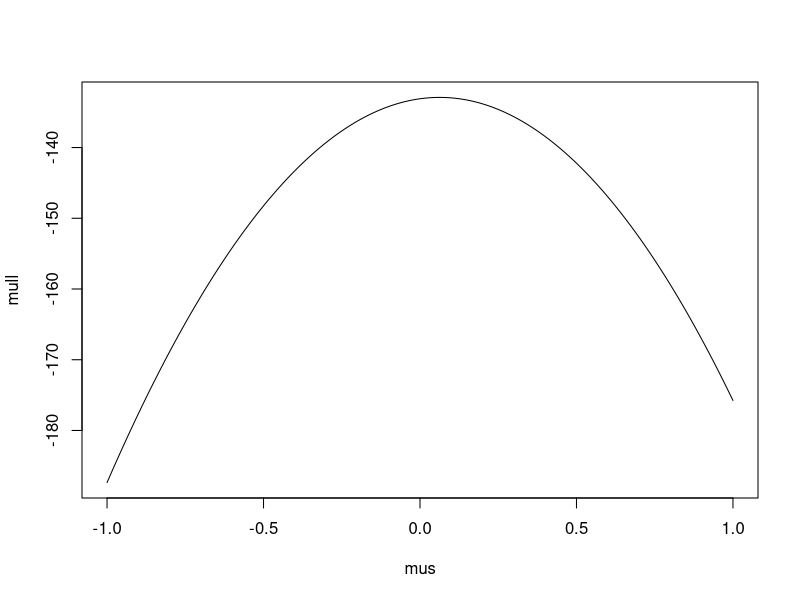
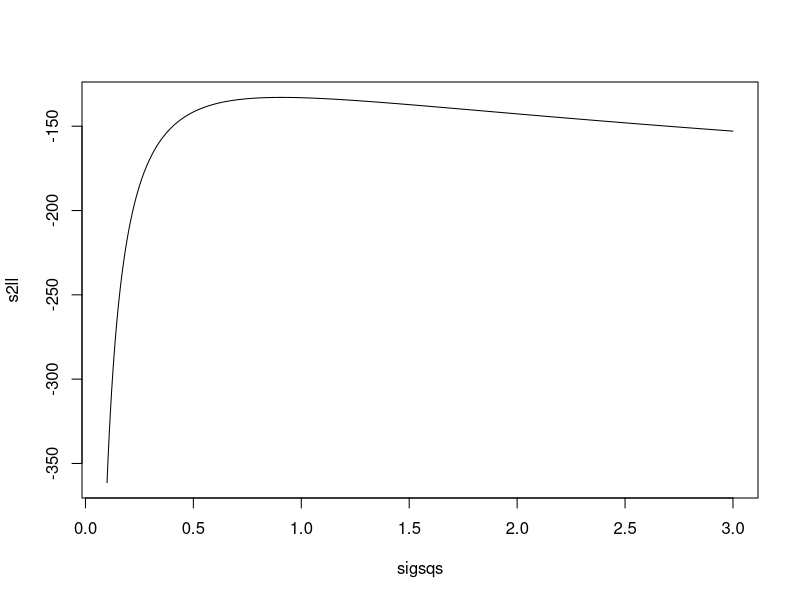
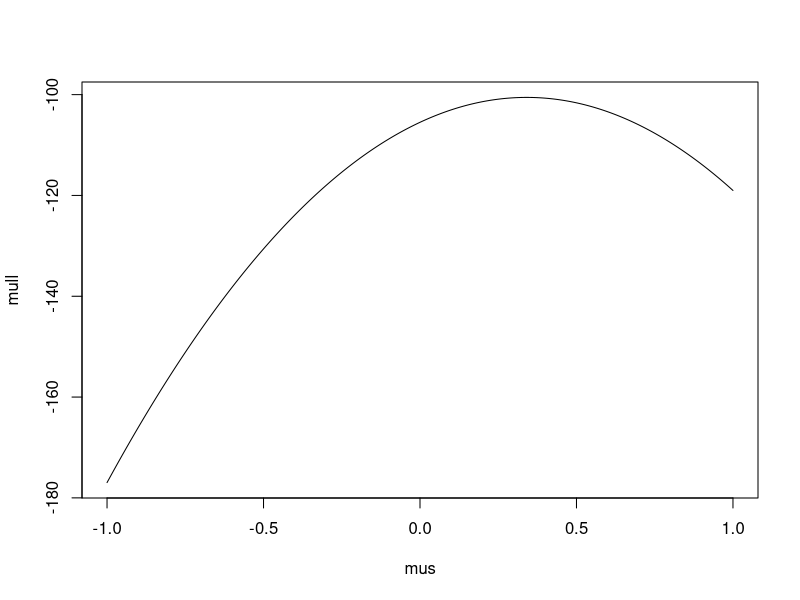
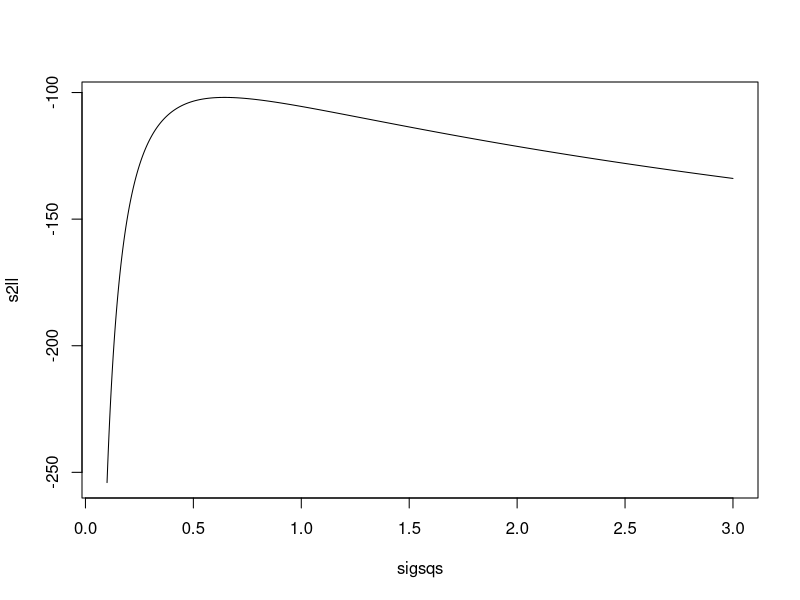
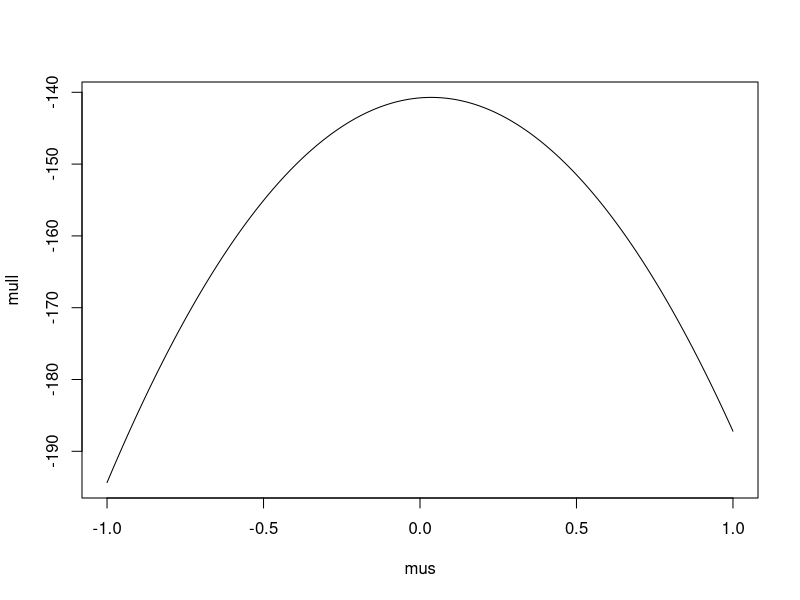
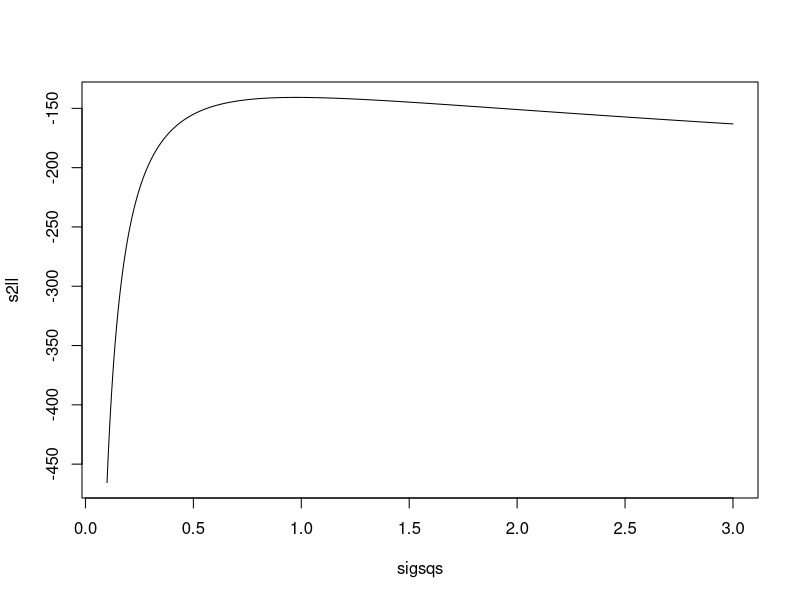
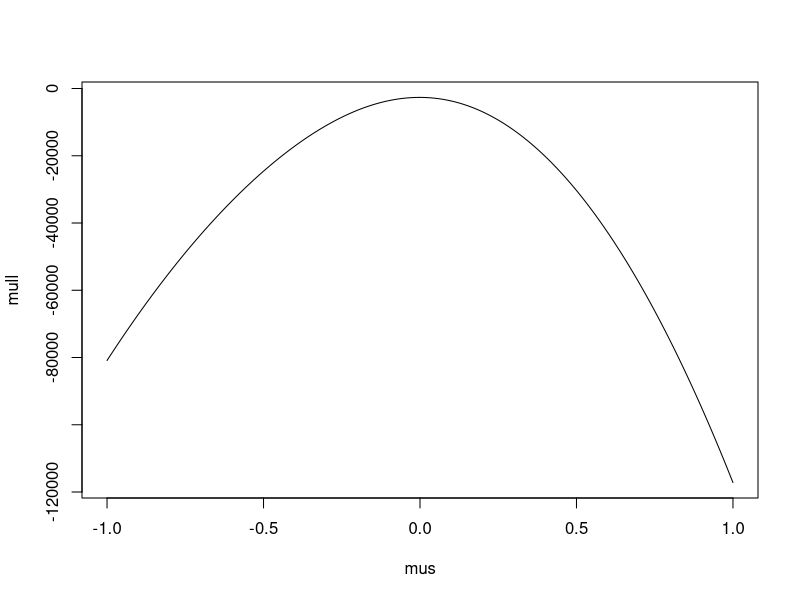
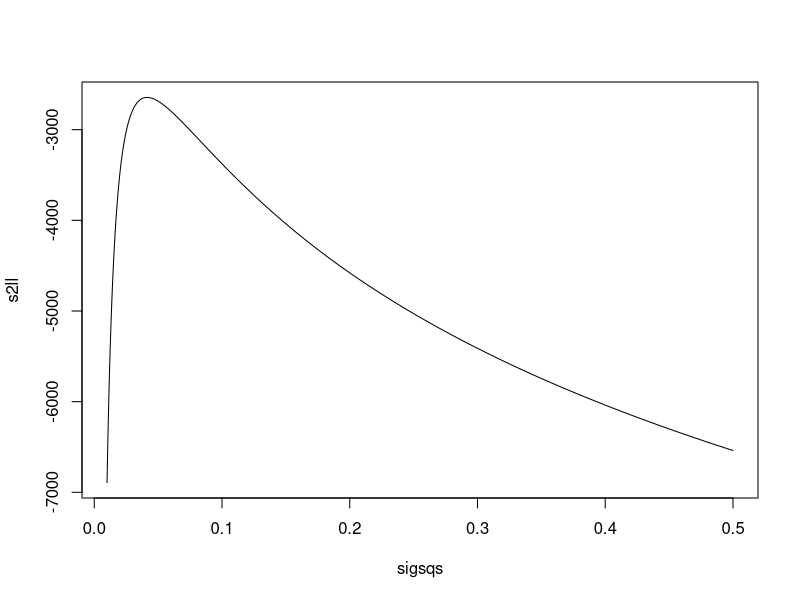

R code for these plots, in order:
## ---- chunk 1
set.seed(23)
ysim = exp(rnorm(100))
centhresh = exp(-1)
## ---- chunk 2
llik = function(mu, sigsq, data, threshold) {
  ldat = log(data)
  cen = data < threshold
#   trm1 = - sum(!cen) / 2 * log(sigsq * 2 * pi)
#   trm2 = - 1 / (2 * sigsq) * sum((ldat[!cen] - mu)^2)
#   trm3 = sum(cen) * log(pnorm((log(threshold) - mu) / sqrt(sigsq)))
#   ll = trm1 + trm2 + trm3
#   ll
  lls1 = dnorm(ldat[!cen], mean = mu, sd = sqrt(sigsq), log = TRUE)
  lls2 = sum(cen) * pnorm(log(threshold), mean = mu, sd = sqrt(sigsq), log.p = TRUE)
  ll = sum(c(lls1, lls2))
  ll
}

## ---- chunk 3
mus = seq(-1, 1, length.out = 1000)
sigsqs = seq(0.1, 3, length.out = 1000)

mull = sapply(mus, llik, sigsq = 1, data = ysim, threshold = centhresh)
plot(mus, mull, type = "l")

s2ll = sapply(sigsqs, llik, mu = 0, data = ysim, threshold = centhresh)
plot(sigsqs, s2ll, type = "l")

(muhat1 = mus[which.max(mull)])
(s2hat1 = sigsqs[which.max(s2ll)])
## ---- chunk 4
mull = sapply(mus, llik, sigsq = 1, data = ysim[ysim > centhresh], 
              threshold = centhresh)
plot(mus, mull, type = "l")

s2ll = sapply(sigsqs, llik, mu = 0, data = ysim[ysim > centhresh], 
              threshold = centhresh)
plot(sigsqs, s2ll, type = "l")

(muhat2 = mus[which.max(mull)])
(s2hat2 = sigsqs[which.max(s2ll)])
## ---- chunk 5
ysim2 = ysim
ysim2[ysim < centhresh] = centhresh / 2

mull = sapply(mus, llik, sigsq = 1, data = ysim2, 
              threshold = 0.01)
plot(mus, mull, type = "l")

s2ll = sapply(sigsqs, llik, mu = 0, data = ysim2, 
              threshold = 0.01)
plot(sigsqs, s2ll, type = "l")

(muhat3 = mus[which.max(mull)])
(s2hat3 = sigsqs[which.max(s2ll)])
## ---- chunk 6
set.seed(221)
ysim = exp(rnorm(10000, 0, 0.2))
centhresh = exp(0)
## ---- chunk 7
mus = seq(-1, 1, length.out = 1000)
sigsqs = seq(0.01, 0.5, length.out = 1000)

mull = sapply(mus, llik, sigsq = 0.04, data = ysim, threshold = centhresh)
plot(mus, mull, type = "l")

s2ll = sapply(sigsqs, llik, mu = 0, data = ysim, threshold = centhresh)
plot(sigsqs, s2ll, type = "l")

(muhat1 = mus[which.max(mull)])
(s2hat1 = sigsqs[which.max(s2ll)])
## ---- chunk 8
ysim2 = ysim
ysim2[ysim < centhresh] = centhresh / 2

mull = sapply(mus, llik, sigsq = 0.04, data = ysim2, 
              threshold = 0.01)
plot(mus, mull, type = "l")

s2ll = sapply(sigsqs, llik, mu = 0, data = ysim2, 
              threshold = 0.01)
plot(sigsqs, s2ll, type = "l")

(muhat3 = mus[which.max(mull)])
(s2hat3 = sigsqs[which.max(s2ll)])
## ---- chunk 9
knitr::kable(data.frame(method = c("censMLE", "halfBDL"), 
                        muhat = c(muhat1, muhat3), s2hat = c(s2hat1, s2hat3)))
